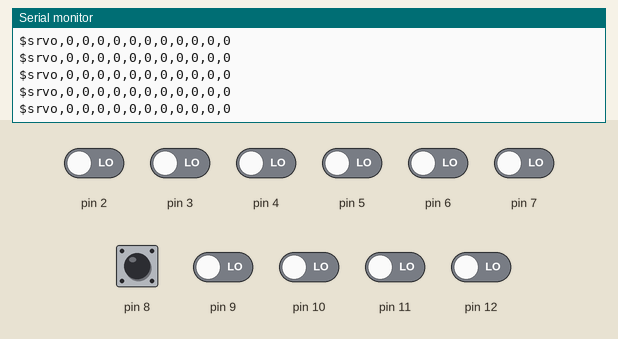
A program run on a simulated Arduino Nano, built with avr-gcc and run on an emulated ATmega328P. Shown: the last lines printed to the serial monitor. The inputs (shaded band) are chosen by the test bench; at power-on: pin 8 HIGH, pin 2–7, pin 9–12 LOW.

Above: at 1.2 s.
1.3 s: pin 2 driven HIGH
At 1.8 s:
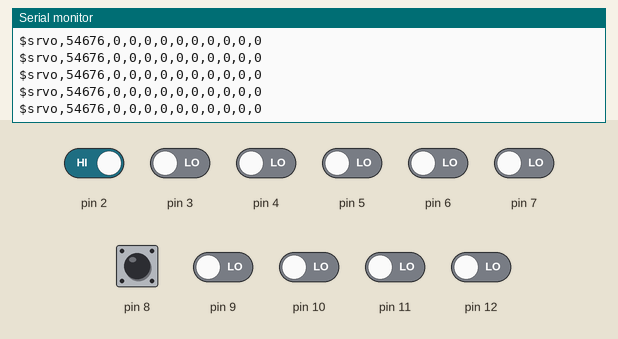
4.3 s: pin 3 driven HIGH
At 4.9 s:
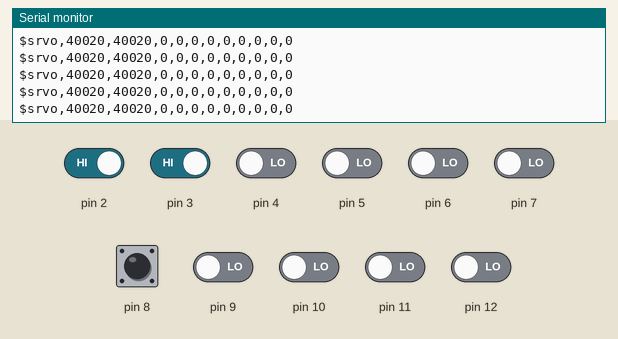
Timing chart, 0 to 7.1 s (numbered marks = the images above; inputs shaded):
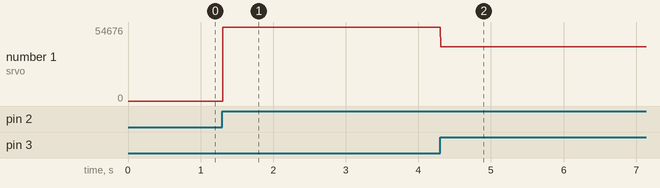

Measured:
- after the input at 1.3 s, the serial monitor: prints a new line at once (image 1)
- after the input at 4.3 s, the serial monitor: prints a new line at once (image 2)
- plotted number 1: 0 → 54676 after the input at 1.3 s, 54676 → 40020 after the input at 4.3 s

The program:

main.cpp
```cpp
//
// this pulls in 8x PWM signals and spits them out as serial CSV
// it doesn't use pulseIn() because pulseIn sucks hard when you need to use it 8 times
// PWM in on D2-D12
// the arrays are too big, i don't care yet.
// maybe i'll do some digitalRead(i+2) stuff at some point, but that point is not today
//

#include <Arduino.h>

const int maxReadingAge = 5000; // 5ms
volatile bool prev_pinvalue[13];
volatile unsigned int pinmicros[13] = {0, 0, 0, 0, 0, 0, 0, 0, 0, 0, 0, 0, 0};

byte prev_PINB;
byte prev_PIND;

ISR(PCINT0_vect)
{ // port B isr //D8-D12 port B
  unsigned int isrMicros = micros();
  for (int i = 8; i < 13; i++)
  { // we have to work out which pin changed, and if it's falling or rising
    if (digitalRead(i) != prev_pinvalue[i])
    {
      if (prev_pinvalue[i] == 0)
      { // rising edge
        prev_pinvalue[i] = 1;
        pinmicros[i] = isrMicros;
      }
      else
      { // falling edge
        prev_pinvalue[i] = 0;
        pinmicros[i] = isrMicros - pinmicros[i];
      }
    }
  }
}

ISR(PCINT2_vect)
{ // D2-D7 port D
  unsigned int isrMicros = micros();
  for (int i = 2; i < 8; i++)
  {
    if (digitalRead(i) != prev_pinvalue[i])
    {
      if (prev_pinvalue[i] == 0)
      { // rising edge
        prev_pinvalue[i] = 1;
        pinmicros[i] = isrMicros;
      }
      else
      { // falling edge
        prev_pinvalue[i] = 0;
        pinmicros[i] = isrMicros - pinmicros[i];
      }
    }
  }
}

void setup()
{
  for (int i = 2; i < 13; i++)
  {
    pinMode(i, INPUT);
  }

  PCICR |= B00000101;  // pinchange inturupt port B & D (pins 0-13)
  PCMSK0 |= B00011111; // D12-D8 port B
  PCMSK2 |= B11111100; // D7-D2 port D

  sei(); // turn on le inturrupts

  Serial.begin(115200);
}

void printServos()
{
  Serial.print("$srvo,");
  // we're not actually using all the pins, so we skip a bunch at the start and in the middle
  for (int i = 2; i < 12; i++)
  {
    Serial.print(pinmicros[i]);
    Serial.print(",");
  }
  Serial.println(pinmicros[12]);
}

void expireValues()
{
  unsigned int currentMicros = micros();
  for (int i = 2; i < 13; i++)
  {
    if (pinmicros[i] - maxReadingAge < currentMicros)
      prev_pinvalue[i] = 0;
  }
}

void loop()
{
  printServos();
  expireValues();
}
```
